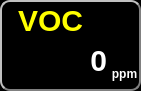
        <widget class="QWidget" name="rad_widget_8" native="true">
         <property name="geometry">
          <rect>
           <x>149</x>
           <y>180</y>
           <width>141</width>
           <height>91</height>
          </rect>
         </property>
         <property name="styleSheet">
          <string notr="true">QWidget
{
	border-color: gray;
	border-style: outset;
    border-width: 2px;
    border-radius: 10px;
    background-color: black;
    font: bold30px;
    padding: 6px;
}</string>
         </property>
         <widget class="QLabel" name="label_21">
          <property name="geometry">
           <rect>
            <x>10</x>
            <y>0</y>
            <width>81</width>
            <height>41</height>
           </rect>
          </property>
          <property name="font">
           <font>
            <pointsize>-1</pointsize>
            <italic>false</italic>
            <bold>true</bold>
           </font>
          </property>
          <property name="styleSheet">
           <string notr="true">QLabel
{
	border-style: none;
    border-width: 2px;
    border-radius: 10px;
    background-color: none;
    font: bold 30px;
    padding: 6px;
	 color: yellow;
}</string>
          </property>
          <property name="text">
           <string>VOC</string>
          </property>
          <property name="alignment">
           <set>Qt::AlignmentFlag::AlignCenter</set>
          </property>
         </widget>
         <widget class="QLabel" name="voc_label">
          <property name="geometry">
           <rect>
            <x>10</x>
            <y>40</y>
            <width>111</width>
            <height>40</height>
           </rect>
          </property>
          <property name="font">
           <font>
            <pointsize>-1</pointsize>
            <italic>false</italic>
            <bold>true</bold>
           </font>
          </property>
          <property name="styleSheet">
           <string notr="true">QLabel
{
	border-style: none;
    border-width: 2px;
    border-radius: 10px;
    background-color: none;
    font: bold 30px;
    padding: 6px;
	color: white;
}</string>
          </property>
          <property name="text">
           <string>0</string>
          </property>
          <property name="alignment">
           <set>Qt::AlignmentFlag::AlignRight|Qt::AlignmentFlag::AlignTrailing|Qt::AlignmentFlag::AlignVCenter</set>
          </property>
         </widget>
         <widget class="QLabel" name="label_22">
          <property name="geometry">
           <rect>
            <x>104</x>
            <y>58</y>
            <width>41</width>
            <height>31</height>
           </rect>
          </property>
          <property name="font">
           <font>
            <pointsize>-1</pointsize>
            <italic>false</italic>
            <bold>true</bold>
           </font>
          </property>
          <property name="styleSheet">
           <string notr="true">QLabel
{
	border-style: none;
    border-width: 2px;
    border-radius: 10px;
    background-color: none;
    font: bold 12px;
    padding: 6px;
	color: white;
}</string>
          </property>
          <property name="text">
           <string>ppm</string>
          </property>
          <property name="alignment">
           <set>Qt::AlignmentFlag::AlignCenter</set>
          </property>
         </widget>
        </widget>
